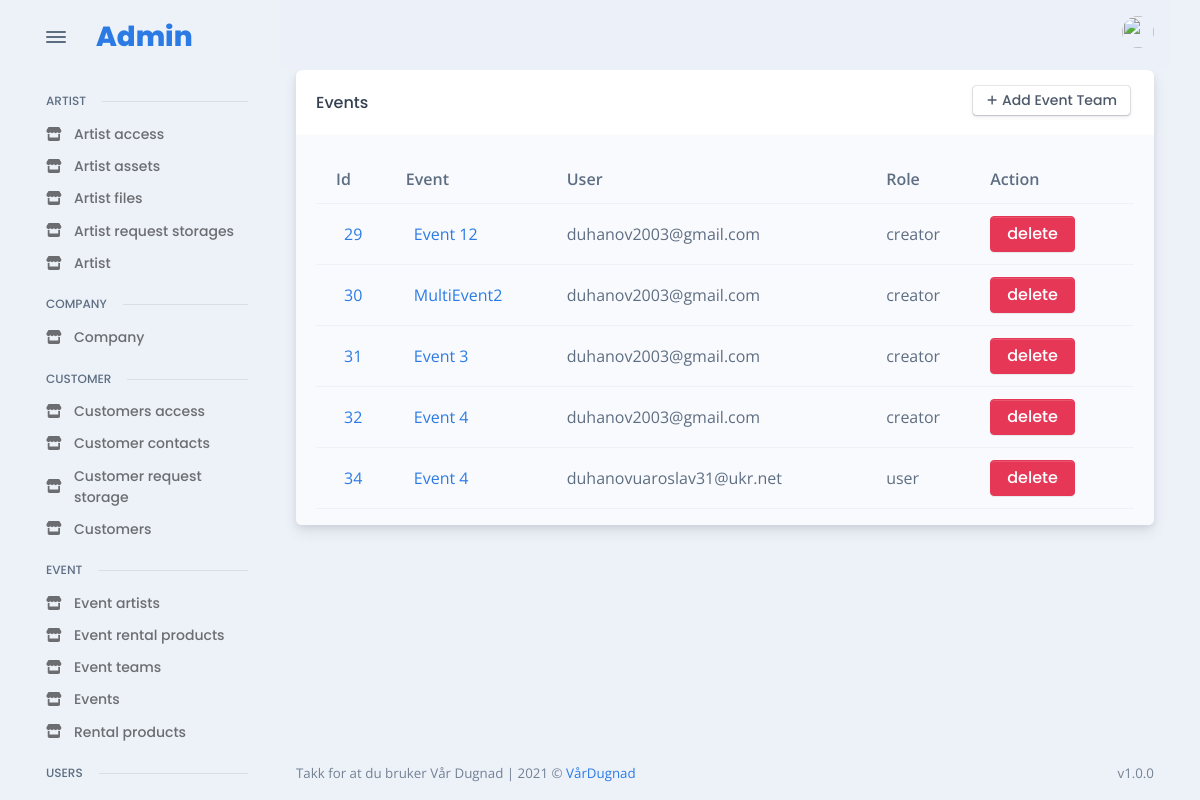
Page /admin_site/event/all_event_teams/ (signed in) on the committed database.
### event/models.py (models this page shows, shortened)
class EventTeam(models.Model):
    event = models.ForeignKey(Event, verbose_name=("Event"), on_delete=models.CASCADE)
    user = models.ForeignKey(
        User, verbose_name=("Event User"), on_delete=models.CASCADE
    )
    role = models.CharField("role", max_length=255)
    class Meta:
        unique_together = (
            "event",
            "user",
        )

class Event(models.Model):
    name = models.CharField("Name", max_length=255)
    date = models.DateField("Date")
    opening = models.TimeField(("Opening Time"), auto_now=False, auto_now_add=False)
    closing = models.TimeField(("Closing Time"), auto_now=False, auto_now_add=False)
    venue = models.ForeignKey(Venue, verbose_name=("Venue"), on_delete=models.CASCADE)

### users/models.py (models this page shows, shortened)
class User(AbstractBaseUser):
    email = models.EmailField(max_length=255, unique=True)
    first_name = models.CharField(max_length=255)
    last_name = models.CharField(max_length=255)
    picture = models.ImageField(upload_to="images/users", blank=True)
    phone = models.CharField(max_length=50, blank=True, unique=True)
    driver_licens_classes = models.CharField(max_length=50, blank=True)
    birthdate = models.DateField(null=True, blank=True)
    last_login = models.DateTimeField(auto_now_add=True)
    is_active = models.BooleanField(default=True)  # can login
    staff = models.BooleanField(default=False)  # can login
    admin = models.BooleanField(default=False)  # can login
    USERNAME_FIELD = "email"
    REQUIRED_FIELDS = ["first_name", "last_name"]
    objects = UserManager()
    def __str__(self):  # __unicode__ on Python 2
        return self.email

### admin_app/admin_event/views.py (the view)
class EventTeamListView(LoginRequiredMixin, ListView):
    model = EventTeam
    template_name = "admin/pages/event/team/all.html"
    context_object_name = "events"

### templates/admin/pages/event/team/all.html (shortened to what this page needs)
{% extends 'base/admin_base.html' %}
{% load static %}
{% load widget_tweaks %}
{% block content %}
<div class="card">
  <div class="card-header">
    <div class="row flex-between-center">
      <div class="col-4 col-sm-auto d-flex align-items-center pe-0">
        <h5 class="fs-0 mb-0 text-nowrap py-2 py-xl-0">Events</h5>
      </div>
      <div class="col-8 col-sm-auto text-end ps-2">
        <a href="{% url 'admin_add_new_event_team' %}" class="btn btn-falcon-default btn-sm me-1 mb-1">
          <span class="fas fa-plus me-1" data-fa-transform="shrink-3"></span>Add Event Team
        </a>
      </div>
    </div>
  </div>
  <div class="card-body bg-light pb-0">
    <div class="table-responsive scrollbar">
      {% if events|length %}
      <table class="table table-hover table-striped overflow-hidden">
        <thead>
          <tr>
            <th scope="col">Id</th>
            <th scope="col">Event</th>
            <th scope="col">User</th>
            <th scope="col">Role</th>
            <th scope="col">Action</th>
          </tr>
        </thead>
        <tbody>
          {% for event in events %}
          <tr class="align-middle">
            <td class="text-nowrap">
              <div class="d-flex align-items-center">
                <div class="ms-2"><a href="{% url 'admin_change_details_event_team' event.id %}">{{event.id}}</a></div>
              </div>
            </td>
            <td class="text-nowrap">
              <div class="d-flex align-items-center">
                <div class="ms-2"><a href="{% url 'admin_update_event' event.event.id %}">{{event.event.name}}</a></div>
              </div>
            </td>
             <td class="text-nowrap"> {{event.user}} </td>
             <td class="text-nowrap"> {{event.role}} </td>
             <td><a class="btn btn-danger" style="text-align:center"  href="{% url 'admin_admin_delete_event_team' event.id %}">delete</a></tr>
          {% endfor %}
        </tbody>
      </table>
      {% else %}
          <p>There is no event team yet, try to add some</p>
      {% endif %}
    </div>
  </div>
  </div>
{% endblock %}

### rows in the picture
EventTeam: id "29", event.name "Event 12", user "duhanov2003@gmail.com", role "creator"
EventTeam: id "30", event.name "MultiEvent2", user "duhanov2003@gmail.com", role "creator"
EventTeam: id "31", event.name "Event 3", user "duhanov2003@gmail.com", role "creator"
EventTeam: id "32", event.name "Event 4", user "duhanov2003@gmail.com", role "creator"
EventTeam: id "34", event.name "Event 4", user "duhanovuaroslav31@ukr.net", role "user"
